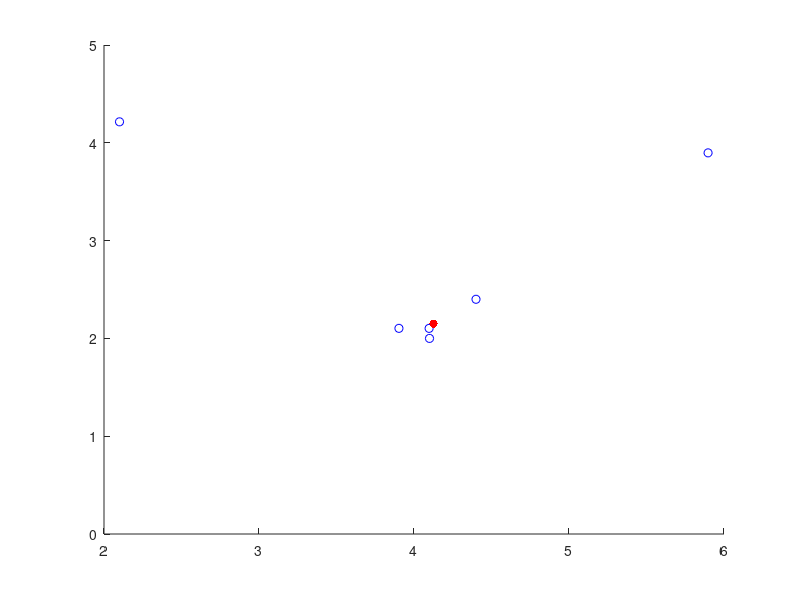

This chart was generated by the following MATLAB code:
coords=[4.1000    2.0000
    4.4000    2.4000
    2.1000    4.2145
    4.0975    2.1025
    3.9028    2.1028
    5.8972    3.8972];
x=coords(:,1);
y=coords(:,2);
w=length(coords);
A=sortrows(coords)
Ztotalx=zeros(w,1);
Ztotaly=zeros(w,1);
ZtotalAllx=zeros(w,w);
ZtotalAlly=zeros(w,w);

for i=1:w,
    
    for n=1:w;
        Zx=A(n,1)-A(i,1);
        Ztotalx(n,:)=Zx;
    end
   ZtotalAllx(:,i)=Ztotalx;
end

for p=1:w,
    
    for q=1:w;
        Zy=A(q,2)-A(p,2);
        Ztotaly(q,:)=Zy;
    end
   ZtotalAlly(:,p)=Ztotaly;
end

ZtotalAllx(isnan(ZtotalAllx))=0;
ZtotalAlly(isnan(ZtotalAlly))=0;

squarex=ZtotalAllx.^2;
squarey=ZtotalAlly.^2;
addsquare=squarex+squarey;
dist=sqrt(addsquare);

dist(dist>1)=0;
dist

[row,col]=find(dist); %each number is a coordinate from A. The pairs of numbers indicate the coordinates that are close to each other
loc=[row col];
c=sort(loc,2);   %sorts the rows so smallest coordinate on the left
d=sortrows(c);   %sorts the rows in order top to bottom
e=unique(d)
l=length(e);

%x coordinates
for v=1:l
    xval=A(e(v),1);
    xvals(v,:)=xval;
end
%y coordinates
for w=1:l
    yval=A(e(w),2);
    yvals(w,:)=yval;
end

avgx=mean(xvals)
avgy=mean(yvals)
    
scatter(x,y,'b')
hold on
scatter(avgx,avgy,'r','filled')
xlim([2 6])
ylim([0 5])
